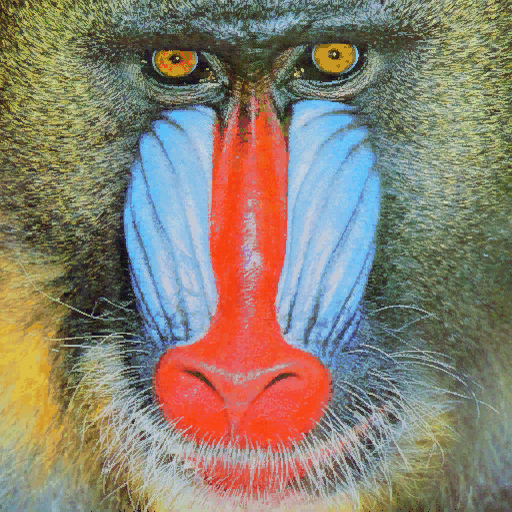
#> input picture Práctica_2/mandril.jpg, 512 x 512 px
$ jupyter execute EJERCICIO_P2.ipynb   (older library calls are emulated)   (text cells are left out)
#> lines starting #> are read from the running program, lines starting #| are printed output that depends on the picture; after the words box and inside, x2 and y2 are one past the last pixel; in counts of white or black regions, pixels touching at a corner belong together; long printed decimals are rounded
[cell 1]
import cv2
import numpy as np
import matplotlib.pyplot as plt

img = cv2.imread('mandril.jpg')
#> img is the input picture: shape (512, 512, 3); mean B, G, R 112.9, 128.5, 137.5


#Conversión de la imagen a niveles de grises de la imagen original en BGR
gris = cv2.cvtColor(img, cv2.COLOR_BGR2GRAY)
print(gris.shape)
#| (512, 512)
#Muestra, indicando el mapa de color de grises con matplotlib
plt.figure()
#Eliminamos etiquetas de los ejes
plt.axis("off")
plt.imshow(gris, cmap='gray')
plt.show()

#Obtiene contornos con el operador de Canny
#Parámetros: imagen de entrada, umbral inferior, umbral superior
canny = cv2.Canny(gris, 100, 200)
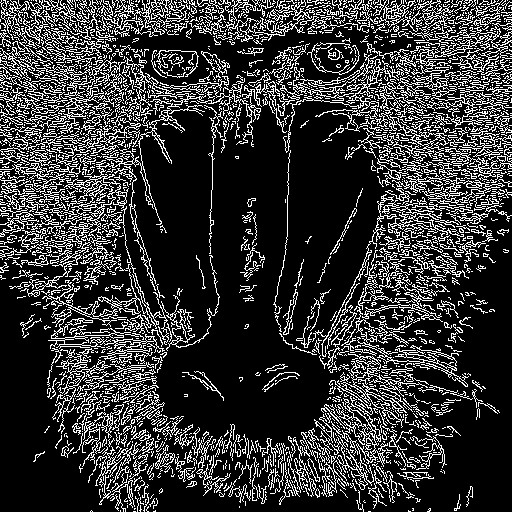
#> canny: shape (512, 512); 21.2% white in thin lines or dots
#print(canny) #Muestra contenido, valores 0 o 255
#Visualiza resultado
plt.imshow(canny, cmap='gray')
plt.show()

[cell 2]
#El contenido de la imagen resultado de Canny, son valores 0 o 255, lo compruebas al descomentar
#print(canny)
#Cuenta el número de píxeles blancos (255) por columna
#Suma los valores de los pixeles por columna

canny_rotated = cv2.rotate(canny, cv2.ROTATE_90_COUNTERCLOCKWISE)
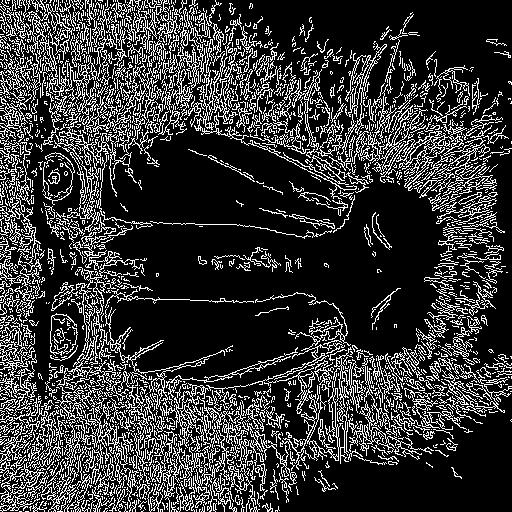
#> canny_rotated: shape (512, 512); 21.2% white in thin lines or dots

col_counts = cv2.reduce(canny, 0, cv2.REDUCE_SUM, dtype=cv2.CV_32SC1)
col_counts_rotated = cv2.reduce(canny_rotated, 0, cv2.REDUCE_SUM, dtype=cv2.CV_32SC1)
row_counts = cv2.reduce(canny, 1, cv2.REDUCE_SUM, dtype=cv2.CV_32SC1)
#> row_counts = 512 values, max 56100 at index 12, min 4335 at index 507, mean 27646.1

#Normaliza en base al número de filas, primer valor devuelto por shape, y al valor máximo del píxel (255)
#El resultado será el número de píxeles blancos por columna
cols = col_counts[0] / (255 * canny.shape[0])
#> cols = 512 values, max 0.365 at index 104, min 0.0566 at index 261, mean 0.212
cols_rotated = col_counts_rotated[0] / (255 * canny.shape[0])
#> cols_rotated = 512 values, max 0.43 at index 12, min 0.0332 at index 507, mean 0.212
rows = row_counts[:] / (255 * canny.shape[0])
#> rows has the same summary as cols_rotated

queue = []
count = 0
max_row = np.max(rows)
#> max_row = 0.43
print(max_row)
#| 0.4297
for row in rows:

    if (row.item() >= max_row*0.9):
        queue.append([row.item(), count])
    count +=1
#> this loop made 512 passes
#> row on passes 1 to 3: [0.342], [0.373], [0.381]
#> after the loop, count = 512; queue = [[0.396, 6], [0.43, 12], [0.398, 15], [0.391, 20], [0.393, 21], [0.389, 88], [0.414, 100]]
print(queue)
#| [[0.3965, 6], [0.4297, 12], [0.3984, 15], [0.3906, 20], [0.3926, 21], [0.3887, 88], [0.4141, 100]]
print(len(queue))
#| 7

#Muestra dicha cuenta gráficamente
#Muestra dicha cuenta gráficamente
plt.figure()
plt.subplot(1, 2, 1)
plt.axis("off")
plt.title("Canny")
plt.imshow(canny, cmap='gray')

plt.subplot(1, 2, 2)
plt.title("Respuesta de Canny")
plt.xlabel("Columnas")
plt.ylabel("% píxeles")
plt.plot(cols)
#Rango en x definido por las columnas
plt.xlim([0, canny.shape[1]])

#Imagen rotada
plt.figure()
plt.subplot(1, 2, 1)
plt.axis("off")
plt.title("Canny")
plt.imshow(canny_rotated, cmap='gray')

plt.subplot(1, 2, 2)
plt.title("Respuesta de Canny")
plt.xlabel("Filas")
plt.ylabel("% píxeles")
plt.plot(cols_rotated)
#Rango en x definido por las columnas
plt.xlim([0, canny.shape[1]])

#Hecho con row_count
plt.figure()
plt.subplot(1, 2, 1)
plt.axis("off")
plt.title("Canny")
plt.imshow(canny, cmap='gray')

plt.subplot(1, 2, 2)
plt.title("Respuesta de Canny")
plt.xlabel("Filas")
plt.ylabel("% píxeles")
plt.plot(rows)
#Rango en x definido por las columna
plt.xlim([0, canny.shape[1]])
#> Out = (0, 512)
#> figure, not shown here; panel 2: curve peaks at x = 104, y = 0.365
#> figure, not shown here; panel 2: curve peaks at x = 12, y = 0.43
#> figure, not shown here; panel 2: curve peaks at x = 12, y = 0.43

[cell 3]
# Gaussiana para suavizar la imagen original, eliminando altas frecuencias
ggris = cv2.GaussianBlur(gris, (3, 3), 0)

#Calcula en ambas direcciones (horizontal y vertical)
sobelx = cv2.Sobel(ggris, cv2.CV_64F, 1, 0)  # x
sobely = cv2.Sobel(ggris, cv2.CV_64F, 0, 1)  # y
#Combina ambos resultados
sobel = cv2.add(sobelx, sobely)

sobel8 = cv2.convertScaleAbs(sobel)

#Define valor umbral
valorUmbral = 130 #Prueba otros valores
#Obtiene imagen umbralizada para dicho valor definido
_, imagenUmbralizada = cv2.threshold(gris, valorUmbral, 255, cv2.THRESH_BINARY)
#> imagenUmbralizada: shape (512, 512); 49.2% white; 1405 white regions (1275 under 20 px), largest, box (x1, y1, x2, y2) and area: (0, 0, 512, 512) 85399, (124, 98, 238, 353) 17472, (0, 0, 146, 209) 9816
_, imagenUmbralizada_sobel = cv2.threshold(sobel8, valorUmbral, 255, cv2.THRESH_BINARY)
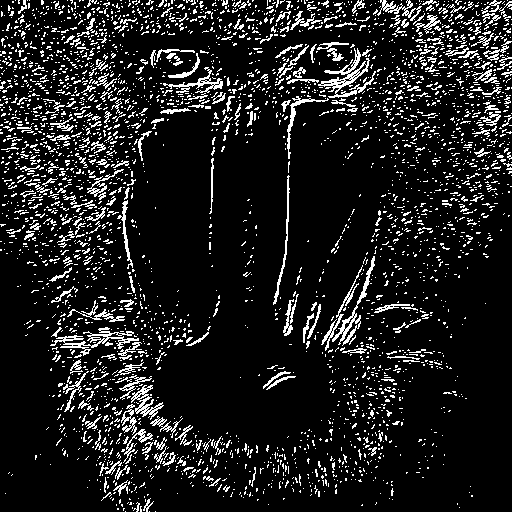
#> imagenUmbralizada_sobel: shape (512, 512); 11.9% white in thin lines or dots


col_counts_sobel8 = cv2.reduce(imagenUmbralizada_sobel, 0, cv2.REDUCE_SUM, dtype=cv2.CV_32SC1)
rows_counts_sobel8 = cv2.reduce(imagenUmbralizada_sobel, 1, cv2.REDUCE_SUM, dtype=cv2.CV_32SC1)
#> rows_counts_sobel8 = 512 values, max 41055 at index 82, min 1530 at index 497, mean 15538.6

col_sobel8 = col_counts_sobel8[0] / (255 * sobel8.shape[0])
#> col_sobel8 = 512 values, max 0.35 at index 288, min 0.0195 at index 262, mean 0.119
rows_sobel8 = rows_counts_sobel8[:] / (255 * sobel8.shape[0])
#> rows_sobel8 = 512 values, max 0.314 at index 82, min 0.0117 at index 497, mean 0.119

max_col = np.max(col_sobel8)
#> max_col = 0.35
max_row = np.max(rows_sobel8)
#> max_row = 0.314

print("Datos por filas")

print(max_row*0.9)
#| 0.283
print(max_row)
#| 0.3145

count=0
queue_row = []
for row in rows_sobel8:
    if (row.item() >= max_row*0.9):
        queue_row.append([row.item(),count])
    count+=1
#> this loop made 512 passes
#> row on passes 1 to 3: [0.182], [0.256], [0.271]
#> after the loop, count = 512; queue_row = [[0.303, 3], [0.291, 4], [0.291, 20], [0.295, 51], [0.297, 81], [0.314, 82], [0.301, 83]]
print(queue_row)
#| [[0.3027, 3], [0.291, 4], [0.291, 20], [0.2949, 51], [0.2969, 81], [0.3145, 82], [0.3008, 83]]
print(len(queue_row))
#| 7

print("Datos por columnas")
print(max_col*0.9)
#| 0.3146
print(max_col)
#| 0.3496

count=0
queue_col = []

for col in col_sobel8:
    if (col.item() >= max_col*0.9):
        queue_col.append([col.item(),count])
    count+=1
#> this loop made 512 passes
#> col on passes 1 to 3: 0.0508, 0.0781, 0.0977
#> after the loop, count = 512; queue_col = [[0.35, 288]]
print(queue_col)
#| [[0.3496, 288]]
print(len(queue_col))
#| 1

rango_columnas = cv2.inRange(imagenUmbralizada_sobel, max_col*0.9, max_col*1.)
#> rango_columnas: shape (512, 512); 88.1% white; black in thin lines or dots
rango_filas = cv2.inRange(imagenUmbralizada_sobel, max_row*0.9, max_row*1.)

imagen_marcada_columnas = cv2.cvtColor(rango_columnas, cv2.COLOR_GRAY2BGR)
#> imagen_marcada_columnas: shape (512, 512, 3); 88.1% white; black in thin lines or dots
imagen_marcada_filas = cv2.cvtColor(rango_filas, cv2.COLOR_GRAY2BGR)

#coger tamaños de la imagen
alto, ancho = imagenUmbralizada_sobel.shape[:2]
#> alto = 512; ancho = 512


#Dibujar filas
for valor, row in queue_row:
    cv2.line(imagen_marcada_filas, (0, row), (ancho, row), (0, 255, 0), 1)
#> this loop made 7 passes
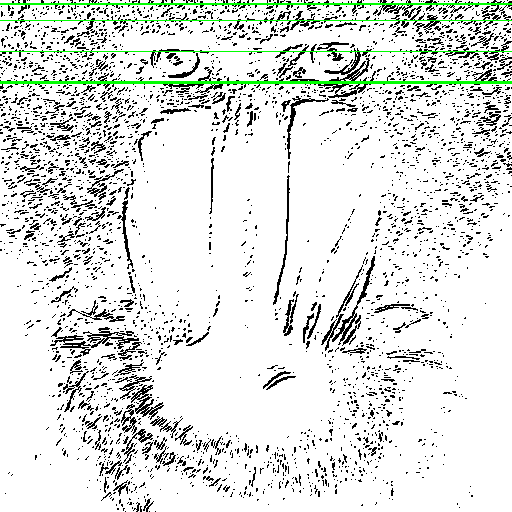
#> imagen_marcada_filas: shape (512, 512, 3); mean B, G, R 222.2, 225.7, 222.2

#Dibujar columnas
for valor, col in queue_col:
    cv2.line(imagen_marcada_columnas, (col, 0), (col, alto), (0, 255, 0), 1)
#> this loop made 1 pass
#> imagen_marcada_columnas: shape (512, 512, 3); mean B, G, R 224.3, 224.8, 224.3

imagen_marcada_filas = cv2.cvtColor(imagen_marcada_filas, cv2.COLOR_BGR2RGB)
imagen_marcada_columnas = cv2.cvtColor(imagen_marcada_columnas, cv2.COLOR_BGR2RGB)


plt.imshow(imagen_marcada_filas)
plt.show()
plt.imshow(imagen_marcada_columnas)
plt.show()

[cell 4]
vid = cv2.VideoCapture(0)

# [98 lines left out: functions filtro_pixelado, filtro_color, filtro_coloreado_bordes, filtro_detectar_movimiento, not called in this run]

#inicio en modo base
modo = "base"

select_color = 9

ret, prev_frame = vid.read()
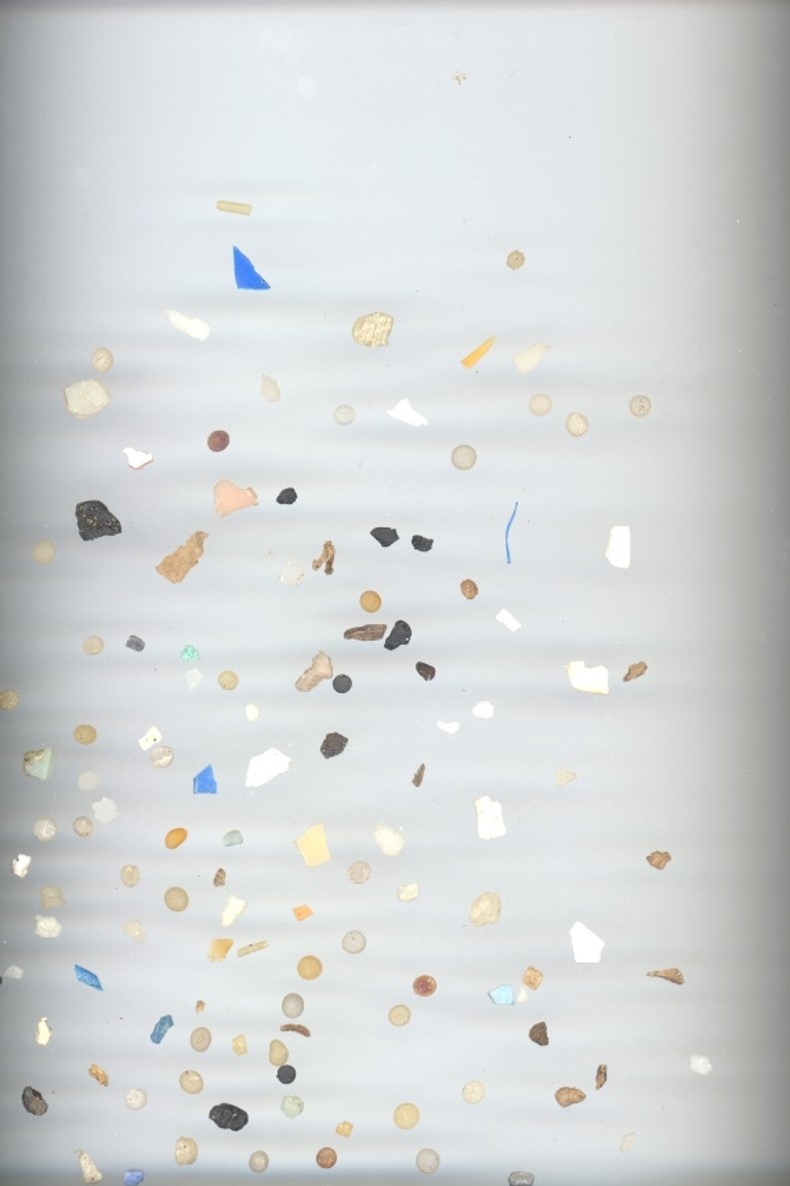
#> input picture Práctica_3/MPs_test.jpg, 790 x 1186 px, given in place of the camera
#> prev_frame is the input picture: shape (1186, 790, 3); mean B, G, R 213.9, 213.8, 210.9
prev_gray = cv2.cvtColor(prev_frame, cv2.COLOR_BGR2GRAY)
prev_edges = cv2.Canny(prev_gray, 100, 200)
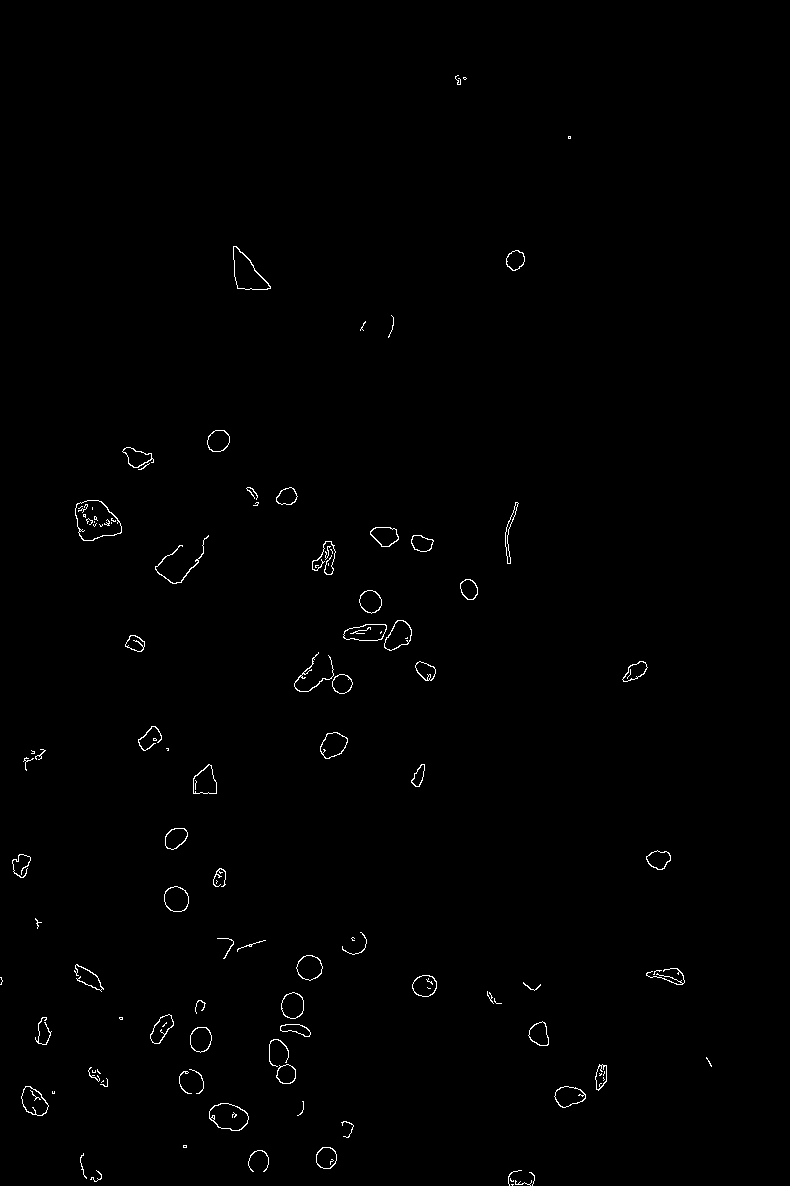
#> prev_edges: shape (1186, 790); 0.61% white in thin lines or dots, all inside (x1, y1, x2, y2) = (0, 75, 712, 1186)

while(True):
    ret, frame = vid.read()

    if ret:
        key = cv2.waitKey(20)
#> (key Esc is pressed here)

        #teclas para elegir modo
        if key == 97:
            modo = "pixelado"
        if key == 98:
            if select_color == 9:
                select_color = 0
            else:
                select_color +=1
            modo = "color"
        if key == 100:
            modo = "detector_mov"
        if key == 107:
            modo = "contornos"
        if key == 113:
            modo = "base"


        #llamadas a las funciones de los filtros para pasar la imagen alterada
        if modo == "base":
            image = frame
        if modo == "pixelado":
            image = filtro_pixelado(frame, 16)
        if modo == "color":
            image = filtro_color(frame, select_color)
        if modo == "contornos":
            bordes, image = filtro_coloreado_bordes(frame)
            cv2.imshow('Bordes detectados', bordes)
        if modo == "detector_mov":
            image = filtro_detectar_movimiento(frame, prev_frame)

        #mostrar imagen con el modo elegido
        cv2.imshow('Camara', image)

        #salir de la ejecución
        if key == 27:
            break
        prev_frame = frame

vid.release()

cv2.destroyAllWindows()

[cell 5]
cap = cv2.VideoCapture(0)
fgbg = cv2.createBackgroundSubtractorMOG2()


while True:
    ret, frame = cap.read()
    if not ret:
        break

    gray = cv2.cvtColor(frame, cv2.COLOR_BGR2GRAY)
    fgmask = fgbg.apply(gray)
#> fgmask: shape (1186, 790); every value is 127
    blur = cv2.GaussianBlur(fgmask, (15, 15), 0)

    contours, _ = cv2.findContours(blur, cv2.RETR_EXTERNAL, cv2.CHAIN_APPROX_SIMPLE)
#> contours = [[[0, 0], [0, 1185], [789, 1185], [789, 0]]]

    overlay = frame.copy()

    for cnt in contours:
        if cv2.contourArea(cnt) > 2000:
            mask = np.zeros_like(frame, dtype=np.uint8)
            cv2.drawContours(mask, [cnt], -1, (255,255,255), -1)

            grid = np.zeros_like(frame, dtype=np.uint8)
            step = 10
            for y in range(0, frame.shape[0], step):
                for x in range(0, frame.shape[1], step):
                    if (x//step + y//step) % 2 == 0:
                        cv2.rectangle(grid, (x,y), (x+step, y+step), (100,100,100), -1)

            grid_masked = cv2.bitwise_and(grid, mask)
            alpha = 0.6
            overlay = cv2.addWeighted(grid_masked, alpha, overlay, 1 - alpha, 0)
#> this loop made 1 pass
#> (cnt, step, alpha) on pass 1: ([[0, 0], [0, 1185], [789, 1185], [789, 0]], 10, 0.6)
#> pass 1, `grid_masked = cv2.bitwise_and(grid, mask)`:
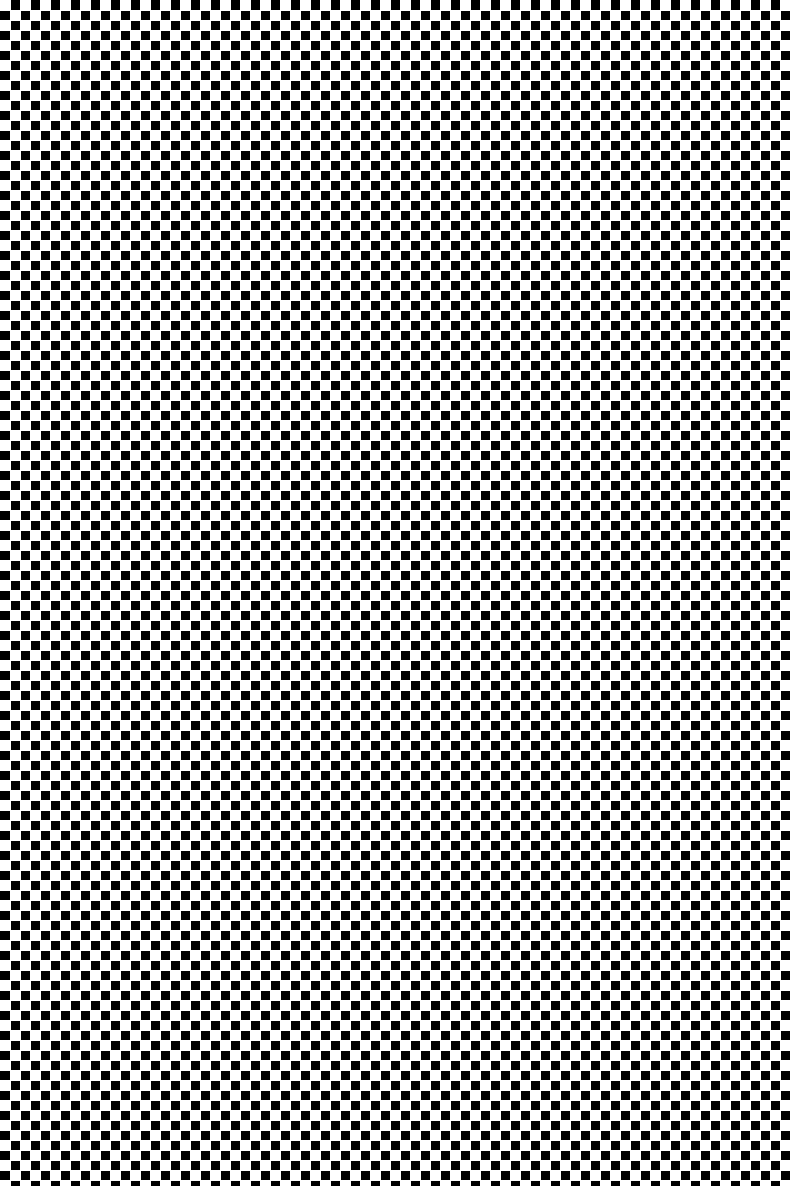
#> grid_masked: shape (1186, 790, 3); values 0 (black) and 100 (white), 59.4% white; 4700 black regions, largest, box (x1, y1, x2, y2) and area: (11, 0, 20, 10) 90, (31, 0, 40, 10) 90, (51, 0, 60, 10) 90
#> pass 1, `overlay = cv2.addWeighted(grid_masked, alpha, overlay, 1 - alpha, 0)`:
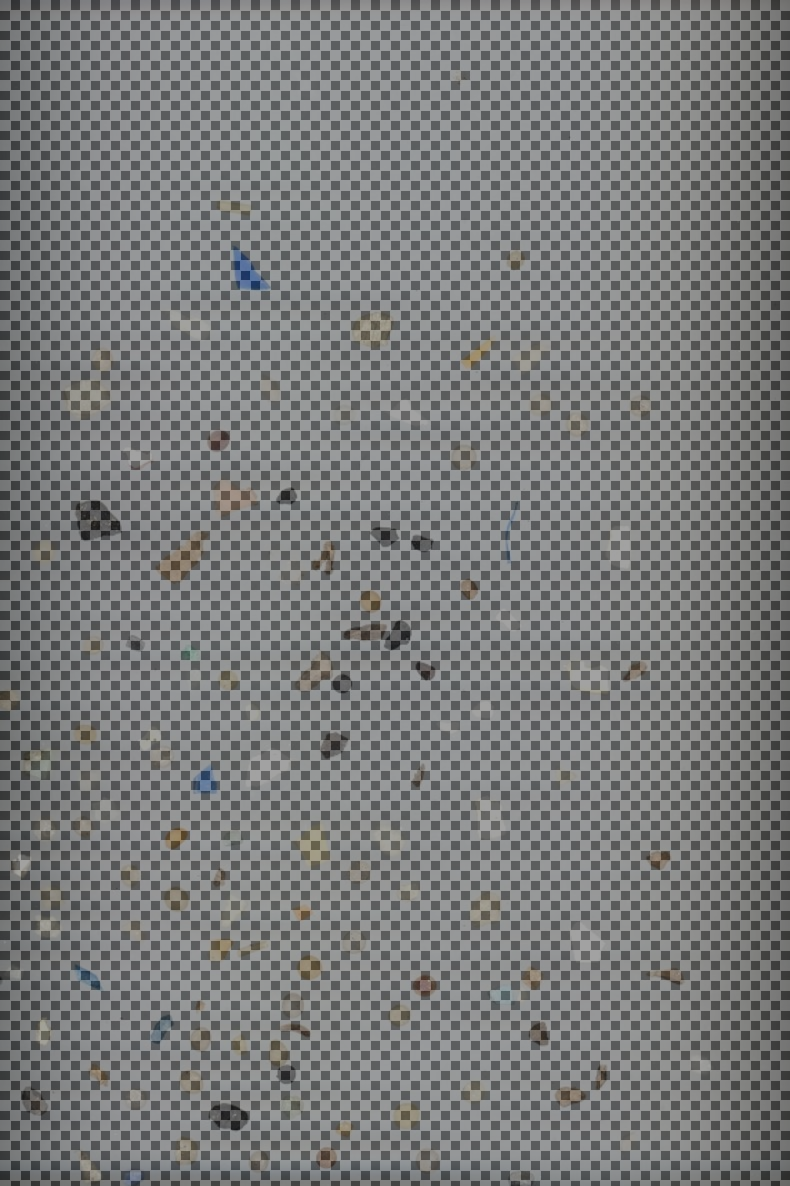
#> overlay: shape (1186, 790, 3); mean of channels 0, 1, 2 121.2, 121.2, 120; drawn as B, G, R
#> after the loop: mask: shape (1186, 790, 3); every value is 255


    cv2.imshow("Cortina", overlay)
    cv2.imshow("Mascara", blur)

    # Salir de la ejecución
    if cv2.waitKey(30) & 0xFF == 27:
#> (key Esc is pressed here)
        break

cap.release()
cv2.destroyAllWindows()
